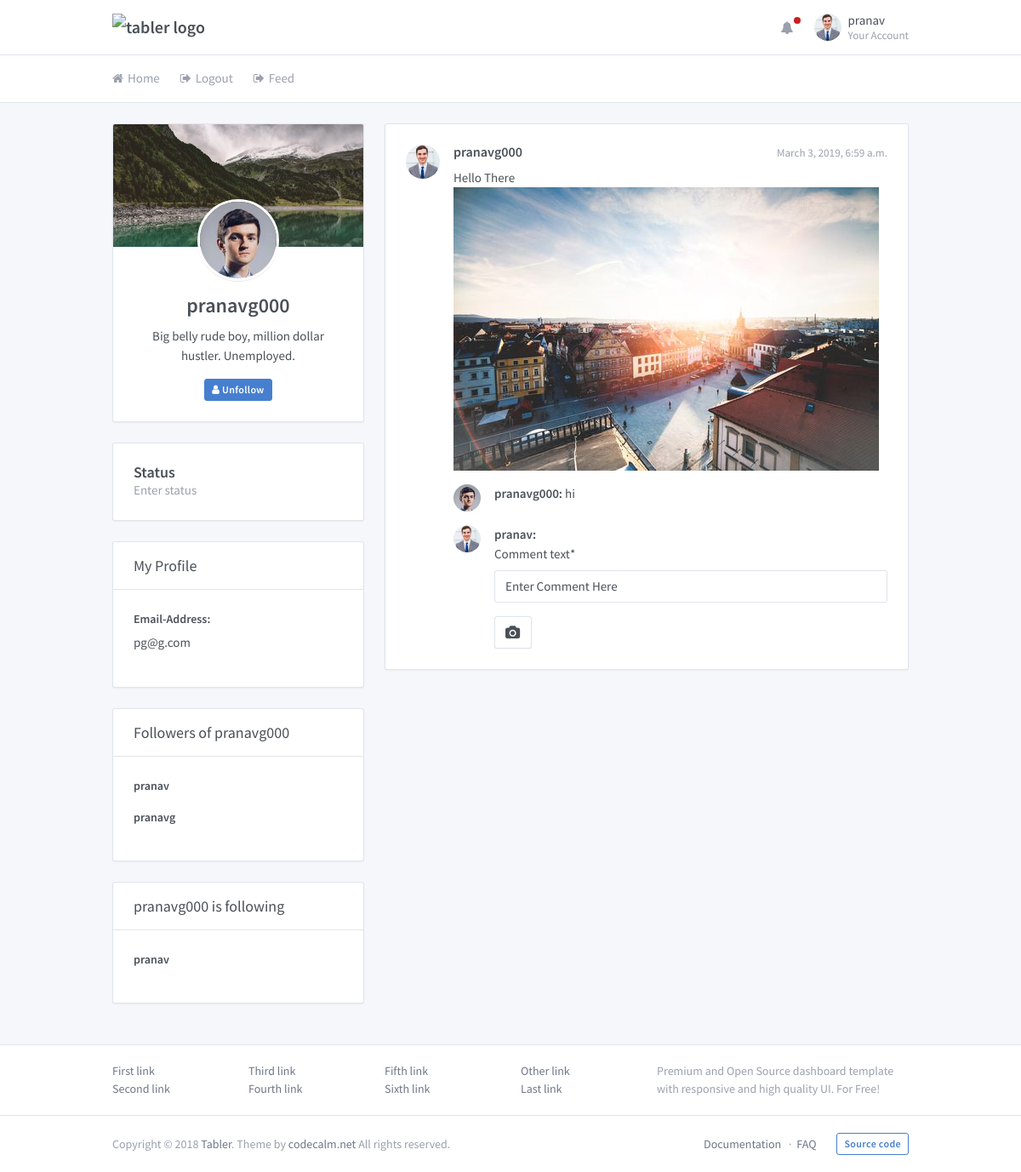
Page /profile/pranavg000/ (signed in) on the committed database.
### core/models.py (models this page shows, shortened)
class Profile(models.Model):
	user = models.OneToOneField(User, on_delete= models.CASCADE)
	profile_photo = models.FileField(default='default.jpg', upload_to='profile_photos')
	status_info = models.CharField(default="Enter status", max_length=1000)

class Follower(models.Model):
	user = models.ForeignKey(User,on_delete = models.CASCADE,null=True)
	follower_user = models.CharField(max_length=100,null=True)

class Following(models.Model):
	user = models.ForeignKey(User,on_delete = models.CASCADE,null=True)
	following_user = models.CharField(max_length=100,null=True)

class Post(models.Model):
	user = models.ForeignKey(User,on_delete = models.CASCADE,null=True)
	created_at = models.DateTimeField(auto_now_add=True)
	post_text = models.CharField(max_length=2000)
	post_picture = models.FileField(default="default.jpg",upload_to='post_picture')

class Comment(models.Model):
	post = models.ForeignKey(Post,on_delete = models.CASCADE)
	user = models.ForeignKey(User,on_delete = models.CASCADE,null=True)
	comment_text = models.CharField(default="Enter Comment Here",max_length=2000)

### core/views.py (the view)
# urls.py: url(r'^profile/(?P<username>\w+)/$',user_views.profile,name='profile'),
@login_required
def profile(request, username):
	if request.method == 'POST':
		u_form = UpdateUserForm(request.POST,instance=request.user)
		p_form = UpdateProfileForm(request.POST, request.FILES, instance=request.user.profile)
		if u_form.is_valid() and p_form.is_valid():
			u_form.save()
			p_form.save()
			messages.success(request,f'Your Profile has been updated!')
			url = reverse('profile', kwargs = {'username' : username})
			return redirect(url)
	else:
		if username == request.user.username:
			u_form = UpdateUserForm(instance=request.user)
			p_form = UpdateProfileForm(instance=request.user.profile)
			post_form = CreatePost()
			person = User.objects.get(username = username)
			context = {
					'u_form':u_form,
					'p_form':p_form,
					'post_form':post_form,
					'person':person,
			}
		else:
			person = User.objects.get(username = username)
			already_a_follower=0
			for followers in person.follower_set.all():
				if (followers.follower_user ==  request.user.username):
					already_a_follower=1
					break;
			if already_a_follower==1:
				context = {
						'person':person,
					}
			else:
				context = {
						'person':person,
						'f':1,
					}
		comment_form = CreateComment()
		context.update({'comment_form':comment_form})
	return render(request, 'core/profile.html', context)

### core/forms.py
class CreateComment(forms.ModelForm):
	class Meta:
		model = Comment
		fields = ['comment_text']

### core/templates/core/profile.html (shortened to what this page needs)
{%load staticfiles%}
{% load crispy_forms_tags %}
<!doctype html>
<html lang="en" dir="ltr">
  <head>
    <link rel="stylesheet" href="https://maxcdn.bootstrapcdn.com/font-awesome/4.7.0/css/font-awesome.min.css">
    <link href="{%static 'core/dashboard.css'%}" rel="stylesheet" />
  </head>
  <body class="">
    <div class="page">
      <div class="page-main">
        <div class="header py-4">
          <div class="container">
            <div class="d-flex">
              <a class="header-brand" href="./index.html">
                <img src="./demo/brand/tabler.svg" class="header-brand-img" alt="tabler logo">
              </a>
              <div class="d-flex order-lg-2 ml-auto">
                <div class="dropdown d-none d-md-flex">
                  <a class="nav-link icon" data-toggle="dropdown">
                    <i class="fa fa-bell"></i>
                    <span class="nav-unread"></span>
                  </a>
                </div>
                <div class="dropdown">
                  <a href="{%url 'profile' user.username%}" class="nav-link pr-0 leading-none" data-toggle="dropdown">
                    <span class="avatar" style="background-image: url({{user.profile.profile_photo.url}})"></span>
                    <span class="ml-2 d-none d-lg-block">
                      <span class="text-default">{{user.username}}</span>
                      <small class="text-muted d-block mt-1">Your Account</small>
                    </span>
                  </a>
                </div>
              </div>
            </div>
          </div>
        </div>
        <div class="header collapse d-lg-flex p-0" id="headerMenuCollapse">
          <div class="container">
            <div class="row align-items-center">
              <div class="col-lg order-lg-first">
                <ul class="nav nav-tabs border-0 flex-column flex-lg-row">
                  <li class="nav-item">
                    <a href="" class="nav-link"><i class="fa fa-home"></i> Home</a>
                  </li>
                  <li class="nav-item">
                    <a href="{%url 'logout'%}" class="nav-link"><i class="fa fa-sign-out"></i> Logout</a>
                  </li>
                   <li class="nav-item">
                    <a href="{%url 'feed'%}" class="nav-link"><i class="fa fa-sign-out"></i> Feed</a>
                  </li>
                </ul>
              </div>
            </div>
          </div>
        </div>
        <div class="my-3 my-md-5">
          <div class="container">
            <div class="row">
              <div class="col-lg-4">
                <div class="card card-profile">
                  <div class="card-header"
                  style="background-image: url({%static 'core/images/default_card_background.jpg'%});"></div>
                  <div class="card-body text-center">
                    <img class="card-profile-img" src="{{person.profile.profile_photo.url}}">
                    <h3 class="mb-3">{{person.username}}</h3>
                    <p class="mb-4">
                      Big belly rude boy, million dollar hustler. Unemployed.
                    </p>
                    {%if not u_form%}
                    {%if f %}
                    <form action="{% url 'followweb' person.username%}" method="POST" enctype="multipart/form-data">
                    	{%csrf_token%}
                    <button  class="btn btn-outline-primary btn-sm">
                      <span class="fa fa-user"></span> Follow
                    </button>
                    </form>
                    {%else %}
                    <form action="{% url 'unfollowweb' person.username%}" method="POST">
                     <button  class="btn btn-primary btn-sm">
                      <span class="fa fa-user"></span> Unfollow
                    </button>
                	</form>
                    {%endif%}
                    {%endif%}
                  </div>
                </div>
                 <div class="card">
                  <div class="card-body">
                    <div class="media">
                      <div class="media-body">
                        <h4 class="m-0">Status</h4>
                        <p class="text-muted mb-0">{{person.profile.status_info}}</p>
                      </div>
                    </div>
                  </div>
                </div>
                <div class="card">
                  <div class="card-header">
                    <h3 class="card-title">My Profile</h3>
                  </div>
                  <div class="card-body">
                      <div class="row">
                        <div class="col">
                          <div class="form-group">
                            <label class="form-label">Email-Address:</label>{{person.email}}
                          </div>
                        </div>
                     </div>
                  </div>
                </div>
                <div class="card">
                  <div class="card-header">
                    <h3 class="card-title">Followers of {{person.username}}</h3>
                  </div>
                  <div class="card-body">
                    {%for followers in person.follower_set.all%}
                      <div class="row">
                        <div class="col">
                          <div class="form-group">
                            <a href="{%url 'profile' followers.follower_user%}"class="text-default"><label class="form-label">{{followers.follower_user}}</label></a>
                          </div>
                        </div>
                     </div>
                     {%endfor%}
                  </div>
                </div>
                <div class="card">
                  <div class="card-header">
                    <h3 class="card-title">{{person.username}} is following</h3>
                  </div>
                  <div class="card-body">
                      {%for following in person.following_set.all%}
                      <div class="row">
                        <div class="col">
                          <div class="form-group">
                            <a href="{%url 'profile' following.following_user%}"class="text-default"><label class="form-label">{{following.following_user}}</label></a>
                          </div>
                        </div>
                     </div>
                     {%endfor%}
                  </div>
                </div>
              </div>
              <div class="col-lg-8">
                <div class="card">
                  <ul class="list-group card-list-group">
                    {%for posts in person.post_set.all%}
                    <li class="list-group-item py-5">
                      <div class="media">
                        <div class="media-object avatar avatar-md mr-4" style="background-image: url({{user.profile.profile_photo.url}})"></div>
                        <div class="media-body">
                          <div class="media-heading">
                            <small class="float-right text-muted">{{posts.created_at}}</small>
                            <h5>{{posts.user.username}}</h5>
                          </div>
                          <div class="media-body">
                            {{posts.post_text}}
                          </div>
                          <div>
                            <img src="{{posts.post_picture.url}}">
                          </div>
                          <ul class="media-list">
                            {%for comment in posts.comment_set.all%}
                            <li class="media mt-4">
                              <div class="media-object avatar mr-4" style="background-image: url({{comment.user.profile.profile_photo.url}})"></div>
                              <div class="media-body">
                                <strong>{{comment.user.username}}: </strong>
                                {{comment.comment_text}}
                              </div>
                            </li>
                            {%endfor%}
                            <li class="media mt-4">
                              <div class="media-object avatar mr-4" style="background-image: url({{user.profile.profile_photo.url}})"></div>
                              <div class="media-body">
                                <strong>{{user.username}}: </strong>
                                <form action="{% url 'commentweb' person.username posts.pk%}" method="POST">
                                  {{comment_form|crispy}}
                                      <button type="submit" class="btn btn-secondary">
                                        <i class="fa fa-camera"></i>
                                      </button>
                                </form>
                              </div>
                            </li>
                          </ul>
                        </div>
                      </div>
                    </li>
                    {%endfor%}
                  </ul>
                </div>
              </div>
            </div>
          </div>
        </div>
      </div>
      <div class="footer">
        <div class="container">
          <div class="row">
            <div class="col-lg-8">
              <div class="row">
                <div class="col-6 col-md-3">
                  <ul class="list-unstyled mb-0">
                    <li><a href="#">First link</a></li>
                    <li><a href="#">Second link</a></li>
                  </ul>
                </div>
                <div class="col-6 col-md-3">
                  <ul class="list-unstyled mb-0">
                    <li><a href="#">Third link</a></li>
                    <li><a href="#">Fourth link</a></li>
                  </ul>
                </div>
                <div class="col-6 col-md-3">
                  <ul class="list-unstyled mb-0">
                    <li><a href="#">Fifth link</a></li>
                    <li><a href="#">Sixth link</a></li>
                  </ul>
                </div>
                <div class="col-6 col-md-3">
                  <ul class="list-unstyled mb-0">
                    <li><a href="#">Other link</a></li>
                    <li><a href="#">Last link</a></li>
                  </ul>
                </div>
              </div>
            </div>
            <div class="col-lg-4 mt-4 mt-lg-0">
              Premium and Open Source dashboard template with responsive and high quality UI. For Free!
            </div>
          </div>
        </div>
      </div>
      <footer class="footer">
        <div class="container">
          <div class="row align-items-center flex-row-reverse">
            <div class="col-auto ml-lg-auto">
              <div class="row align-items-center">
                <div class="col-auto">
                  <ul class="list-inline list-inline-dots mb-0">
                    <li class="list-inline-item"><a href="./docs/index.html">Documentation</a></li>
                    <li class="list-inline-item"><a href="./faq.html">FAQ</a></li>
                  </ul>
                </div>
                <div class="col-auto">
                  <a href="https://github.com/tabler/tabler" class="btn btn-outline-primary btn-sm">Source code</a>
                </div>
              </div>
            </div>
            <div class="col-12 col-lg-auto mt-3 mt-lg-0 text-center">
              Copyright © 2018 <a href=".">Tabler</a>. Theme by <a href="https://codecalm.net" target="_blank">codecalm.net</a> All rights reserved.
            </div>
          </div>
        </div>
      </footer>
    </div>
  </body>
</html>

### rows in the picture
Follower: follower_user "pranav"
Follower: follower_user "pranavg"
Following: following_user "pranav"
Post: profile.profile_photo (picture), created_at "March 3, 2019, 6:59 a.m.", user.username "pranavg000", post_text "Hello There", post_picture (picture), comment_text "Enter Comment Here"
Comment: user.profile.profile_photo (picture), user.username "pranavg000", comment_text "hi"

### other values in the picture
{{ user.username }} "pranav"
{{ person.username }} "pranavg000"
{{ person.profile.status_info }} "Enter status"
{{ person.email }} "pg@g.com"
